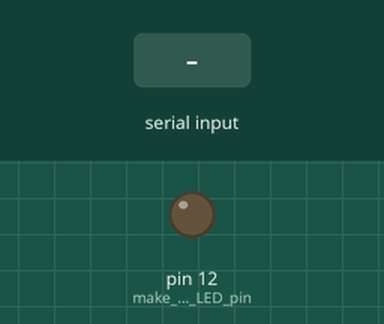
Simulated run of this sketch. Board: Arduino Uno, built with avr-gcc and run on an emulated ATmega328P. Parts: output pins drawn as LEDs (lit = HIGH). The test bench sets the inputs (shaded band). What the sketch prints to the serial monitor is not drawn.

Above: at 1.2 s.
1.3 s: "1" received over Serial
At 1.6 s:
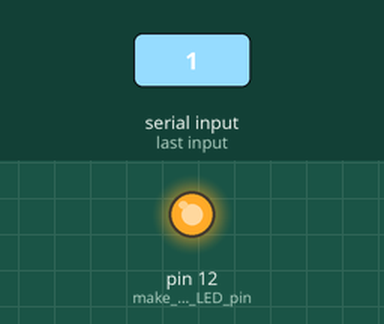
2.8 s: "0" received over Serial
At 4.0 s:
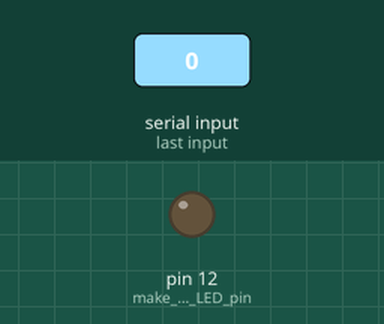
Timing chart, 0 to 5.8 s (numbered marks = the images above; inputs shaded):
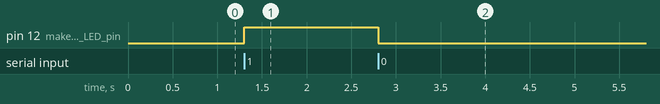

The sketch:

serialCommunication.ino
```cpp
int data;
void setup() {
  Serial.begin(9600); //initialize serial COM at 9600 baudrate
  pinMode(12, OUTPUT); //make the LED pin (13) as output
  //digitalWrite (LED_BUILTIN, LOW);

  Serial.println("Hi!, I am Arduino");
}

void loop() {
if (Serial.available()<0){
  return;
}
data = Serial.read();

if (data == '1')
digitalWrite (12, HIGH);

else if (data == '0')
digitalWrite (12, LOW);

}
```

Measured:
- after the input at 1.3 s, pin 12 (make_the_LED_pin): LOW → HIGH at once
- after the input at 2.8 s, pin 12 (make_the_LED_pin): HIGH → LOW at once
